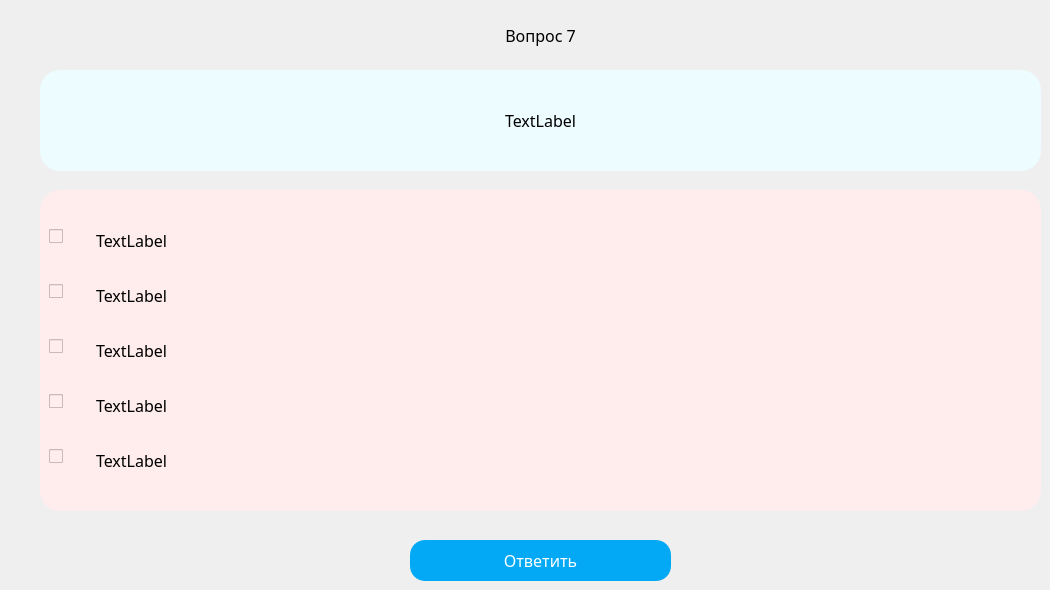
   <widget class="QWidget" name="multiple_2">
    <widget class="QFrame" name="verticalFrame_6">
     <property name="geometry">
      <rect>
       <x>40</x>
       <y>70</y>
       <width>1001</width>
       <height>101</height>
      </rect>
     </property>
     <property name="styleSheet">
      <string notr="true">background: #edfcff;
border-radius: 20px;
font-size: 12pt;
font-family: Century Gothic, sans-serif;</string>
     </property>
     <layout class="QVBoxLayout" name="verticalLayout_11">
      <item>
       <widget class="QLabel" name="label_34">
        <property name="enabled">
         <bool>true</bool>
        </property>
        <property name="font">
         <font>
          <family>Century Gothic,sans-serif</family>
          <pointsize>12</pointsize>
         </font>
        </property>
        <property name="styleSheet">
         <string notr="true">font-size: 12pt;
font-family: Century Gothic, sans-serif;</string>
        </property>
        <property name="text">
         <string>TextLabel</string>
        </property>
        <property name="alignment">
         <set>Qt::AlignCenter</set>
        </property>
        <property name="wordWrap">
         <bool>true</bool>
        </property>
       </widget>
      </item>
     </layout>
    </widget>
    <widget class="QFrame" name="formFrame_4">
     <property name="geometry">
      <rect>
       <x>40</x>
       <y>190</y>
       <width>1001</width>
       <height>321</height>
      </rect>
     </property>
     <property name="styleSheet">
      <string notr="true">background: #ffeded;
border-radius: 20px;
font-size: 12pt;
font-family: Century Gothic, sans-serif;</string>
     </property>
     <layout class="QFormLayout" name="formLayout_6">
      <property name="fieldGrowthPolicy">
       <enum>QFormLayout::AllNonFixedFieldsGrow</enum>
      </property>
      <property name="formAlignment">
       <set>Qt::AlignLeading|Qt::AlignLeft|Qt::AlignVCenter</set>
      </property>
      <property name="horizontalSpacing">
       <number>7</number>
      </property>
      <item row="0" column="0">
       <widget class="QCheckBox" name="checkBox_10">
        <property name="text">
         <string/>
        </property>
       </widget>
      </item>
      <item row="0" column="1">
       <widget class="QLabel" name="label_35">
        <property name="font">
         <font>
          <family>Century Gothic,sans-serif</family>
          <pointsize>12</pointsize>
         </font>
        </property>
        <property name="text">
         <string>TextLabel</string>
        </property>
        <property name="wordWrap">
         <bool>true</bool>
        </property>
       </widget>
      </item>
      <item row="1" column="0">
       <spacer name="horizontalSpacer_14">
        <property name="orientation">
         <enum>Qt::Horizontal</enum>
        </property>
        <property name="sizeHint" stdset="0">
         <size>
          <width>40</width>
          <height>20</height>
         </size>
        </property>
       </spacer>
      </item>
      <item row="2" column="0">
       <widget class="QCheckBox" name="checkBox_6">
        <property name="text">
         <string/>
        </property>
       </widget>
      </item>
      <item row="2" column="1">
       <widget class="QLabel" name="label_36">
        <property name="font">
         <font>
          <family>Century Gothic,sans-serif</family>
          <pointsize>12</pointsize>
         </font>
        </property>
        <property name="text">
         <string>TextLabel</string>
        </property>
        <property name="wordWrap">
         <bool>true</bool>
        </property>
       </widget>
      </item>
      <item row="3" column="0">
       <spacer name="horizontalSpacer_15">
        <property name="orientation">
         <enum>Qt::Horizontal</enum>
        </property>
        <property name="sizeHint" stdset="0">
         <size>
          <width>40</width>
          <height>20</height>
         </size>
        </property>
       </spacer>
      </item>
      <item row="4" column="0">
       <widget class="QCheckBox" name="checkBox_7">
        <property name="text">
         <string/>
        </property>
       </widget>
      </item>
      <item row="4" column="1">
       <widget class="QLabel" name="label_37">
        <property name="font">
         <font>
          <family>Century Gothic,sans-serif</family>
          <pointsize>12</pointsize>
         </font>
        </property>
        <property name="text">
         <string>TextLabel</string>
        </property>
        <property name="wordWrap">
         <bool>true</bool>
        </property>
       </widget>
      </item>
      <item row="5" column="0">
       <spacer name="horizontalSpacer_16">
        <property name="orientation">
         <enum>Qt::Horizontal</enum>
        </property>
        <property name="sizeHint" stdset="0">
         <size>
          <width>40</width>
          <height>20</height>
         </size>
        </property>
       </spacer>
      </item>
      <item row="6" column="0">
       <widget class="QCheckBox" name="checkBox_8">
        <property name="text">
         <string/>
        </property>
       </widget>
      </item>
      <item row="6" column="1">
       <widget class="QLabel" name="label_38">
        <property name="font">
         <font>
          <family>Century Gothic,sans-serif</family>
          <pointsize>12</pointsize>
         </font>
        </property>
        <property name="text">
         <string>TextLabel</string>
        </property>
        <property name="wordWrap">
         <bool>true</bool>
        </property>
       </widget>
      </item>
      <item row="7" column="0">
       <spacer name="horizontalSpacer_17">
        <property name="orientation">
         <enum>Qt::Horizontal</enum>
        </property>
        <property name="sizeHint" stdset="0">
         <size>
          <width>40</width>
          <height>20</height>
         </size>
        </property>
       </spacer>
      </item>
      <item row="8" column="0">
       <widget class="QCheckBox" name="checkBox_9">
        <property name="text">
         <string/>
        </property>
       </widget>
      </item>
      <item row="8" column="1">
       <widget class="QLabel" name="label_39">
        <property name="font">
         <font>
          <family>Century Gothic,sans-serif</family>
          <pointsize>12</pointsize>
         </font>
        </property>
        <property name="text">
         <string>TextLabel</string>
        </property>
        <property name="wordWrap">
         <bool>true</bool>
        </property>
       </widget>
      </item>
     </layout>
    </widget>
    <widget class="QPushButton" name="pushButton_8">
     <property name="geometry">
      <rect>
       <x>410</x>
       <y>540</y>
       <width>261</width>
       <height>41</height>
      </rect>
     </property>
     <property name="styleSheet">
      <string notr="true">QPushButton
{
	background: #03a9f4;
	color: #fff;
	border-radius: 15px;
	font-size: 12pt;
	font-family: Century Gothic, sans-serif;
}

QPushButton:hover
{
    background-color:#64bee8;
}

QPushButton:pressed
{
    background-color:#03a9f4;
}</string>
     </property>
     <property name="text">
      <string>Ответить</string>
     </property>
    </widget>
    <widget class="QLabel" name="label_40">
     <property name="geometry">
      <rect>
       <x>40</x>
       <y>20</y>
       <width>1001</width>
       <height>31</height>
      </rect>
     </property>
     <property name="font">
      <font>
       <family>Century Gothic,sans-serif</family>
       <pointsize>12</pointsize>
      </font>
     </property>
     <property name="styleSheet">
      <string notr="true">font-size: 12pt;
font-family: Century Gothic, sans-serif;</string>
     </property>
     <property name="text">
      <string>Вопрос 7</string>
     </property>
     <property name="alignment">
      <set>Qt::AlignCenter</set>
     </property>
    </widget>
   </widget>
